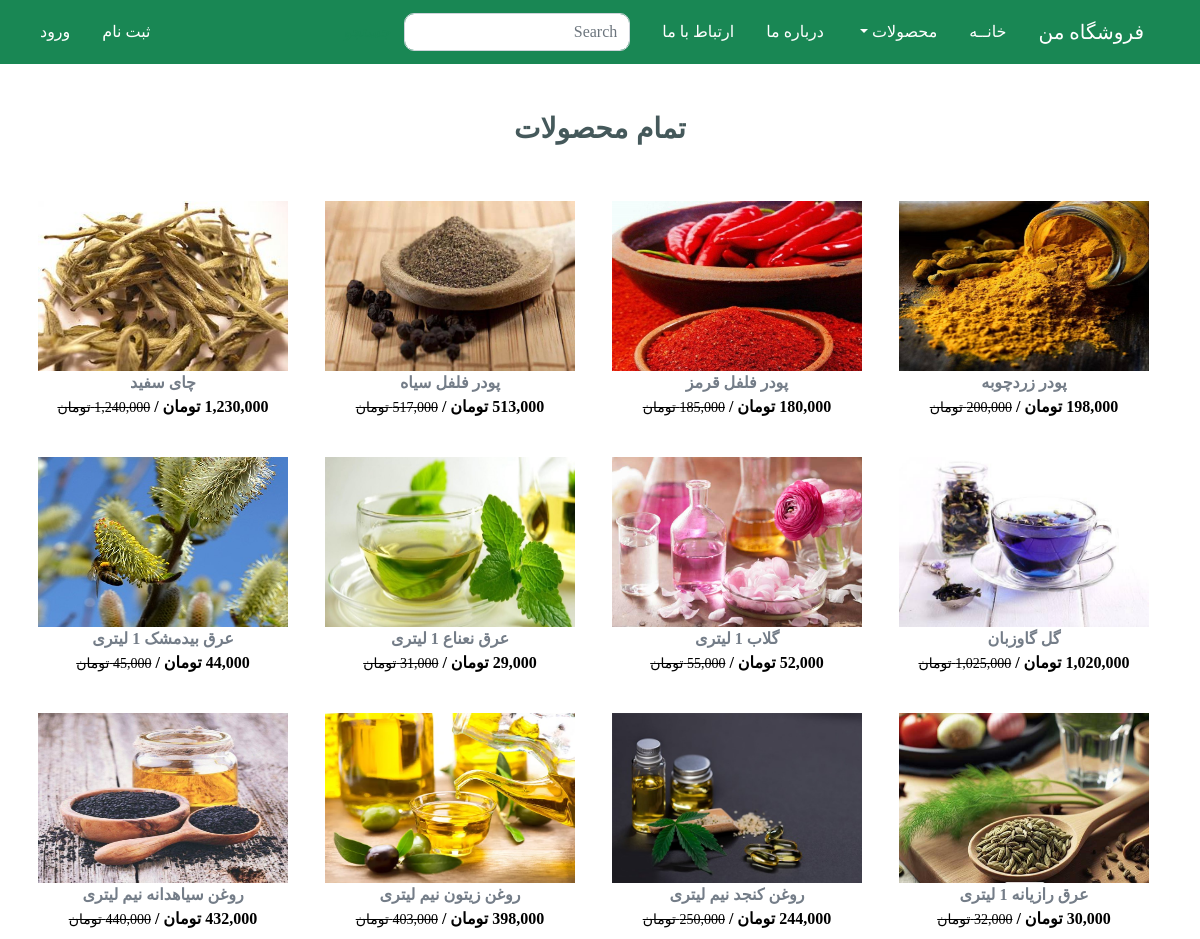
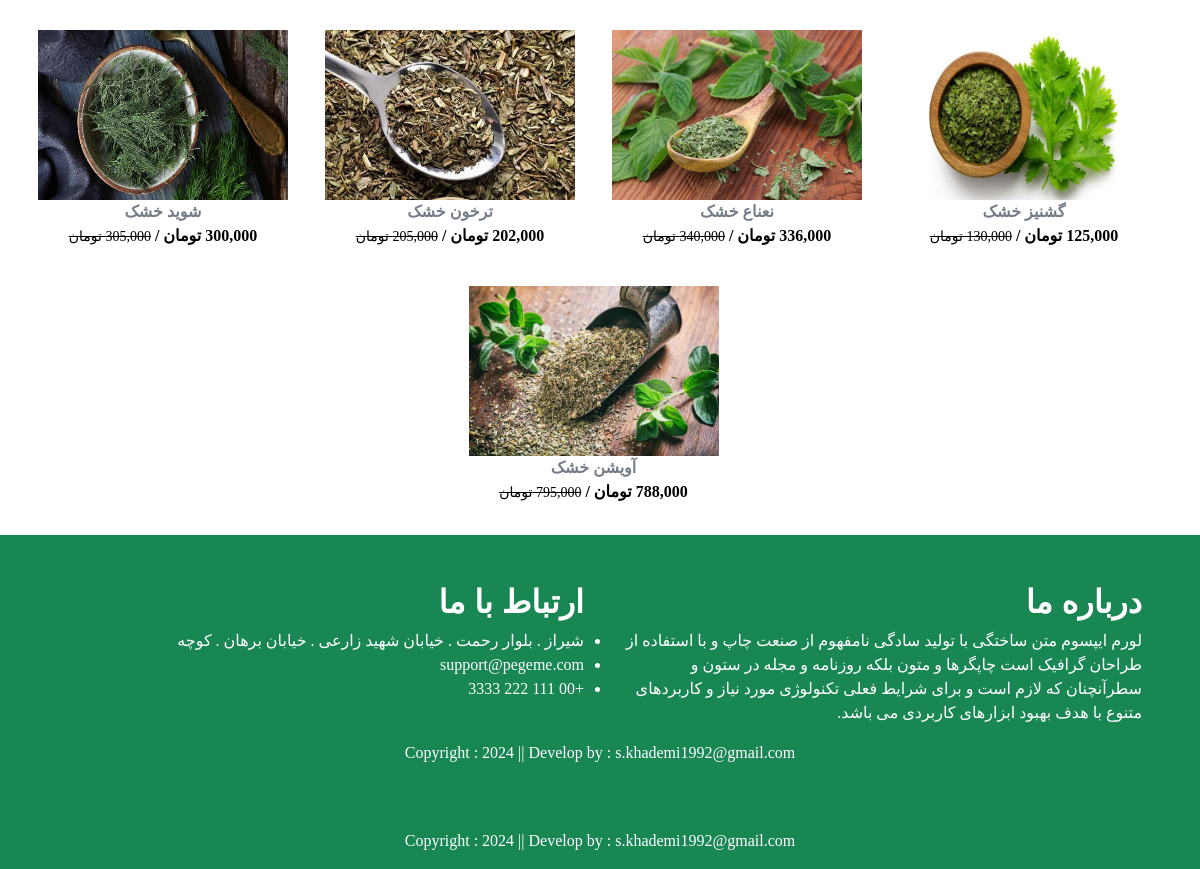
The page /all-products/ on the database its author committed (2 pictures, top to bottom).
### app/models.py (models this page shows, shortened)
class Product(models.Model):
    title = models.CharField(max_length=100)
    selling_price = models.DecimalField(default=0, decimal_places=0, max_digits=12)
    discounted_price = models.DecimalField(default=0, decimal_places=0, max_digits=12, null=True, blank=True)
    description = models.TextField()
    category = models.CharField(choices=CATEGORY_CHOICES, max_length=2)
    product_image = models.ImageField(upload_to='product')

### app/views.py (the view)
# urls.py: path('all-products/', views.AllProductsView.as_view(), name='all-products'),
class AllProductsView(View):
    def get(self, request):
        products = Product.objects.all()
        totalitem = 0
        wishitem = 0
        if request.user.is_authenticated:
            totalitem = len(Cart.objects.filter(user=request.user))
            wishitem = len(Wishlist.objects.filter(user=request.user))
        return render(request, 'app/all-products.html', locals())

### app/templates/app/all-products.html (shortened to what this page needs)
{% extends 'app/base.html' %}
{% load static %}
{% load humanize %}
{% block main-content %}
<div class="titles container text-center pt-5">
    <h3>تمام محصولات</h3>
</div>
<section>
    <div class="container px-2 mt-5">
        <div class="row row-cols-2 row-cols-md-3 row-cols-xl-4 justify-content-center">
            {% for prod in products %}
                <div class="text-center mb-4">
                    <a href="{% url 'product-detail' prod.id %}" class="btn">
                        <div>
                            <img src="{{ prod.product_image.url }}" width="250px" height="170px"/>
                            <div class="fw-bold">{{ prod.title }}</div>
                            <div class="fw-bold table-danger">
                                {{ prod.discounted_price | intcomma }} تومان /
                                <small class="fw-light text-decoration-line-through">
                                    {{ prod.selling_price | intcomma }} تومان
                                </small>
                            </div>
                        </div>
                    </a>
                </div>
            {% endfor %}
        </div>
    </div>
</section>
{% endblock main-content %}

### app/static/app/css/style.css (style rules this page uses)
* { margin: 0; padding: 0; box-sizing: border-box; }
.font { font-family: font; }

### app/static/app/css/responsive.css (style rules this page uses)
@media only screen and (min-width: 1200px) { .caption1 h1, .titles { font-size: 50px; } }

### rows shown on the page
Product: product_image (picture), title "پودر زردچوبه", discounted_price "198,000", selling_price "200,000"
Product: product_image (picture), title "پودر فلفل قرمز", discounted_price "180,000", selling_price "185,000"
Product: product_image (picture), title "پودر فلفل سیاه", discounted_price "513,000", selling_price "517,000"
Product: product_image (picture), title "چای سفید", discounted_price "1,230,000", selling_price "1,240,000"
Product: product_image (picture), title "گل گاوزبان", discounted_price "1,020,000", selling_price "1,025,000"
Product: product_image (picture), title "گلاب 1 لیتری", discounted_price "52,000", selling_price "55,000"
Product: product_image (picture), title "عرق نعناع 1 لیتری", discounted_price "29,000", selling_price "31,000"
Product: product_image (picture), title "عرق بیدمشک 1 لیتری", discounted_price "44,000", selling_price "45,000"
Product: product_image (picture), title "عرق رازیانه 1 لیتری", discounted_price "30,000", selling_price "32,000"
Product: product_image (picture), title "روغن کنجد نیم لیتری", discounted_price "244,000", selling_price "250,000"
Product: product_image (picture), title "روغن زیتون نیم لیتری", discounted_price "398,000", selling_price "403,000"
Product: product_image (picture), title "روغن سیاهدانه نیم لیتری", discounted_price "432,000", selling_price "440,000"
Product: product_image (picture), title "گشنیز خشک", discounted_price "125,000", selling_price "130,000"
Product: product_image (picture), title "نعناع خشک", discounted_price "336,000", selling_price "340,000"
Product: product_image (picture), title "ترخون خشک", discounted_price "202,000", selling_price "205,000"
Product: product_image (picture), title "شوید خشک", discounted_price "300,000", selling_price "305,000"
Product: product_image (picture), title "آویشن خشک", discounted_price "788,000", selling_price "795,000"
